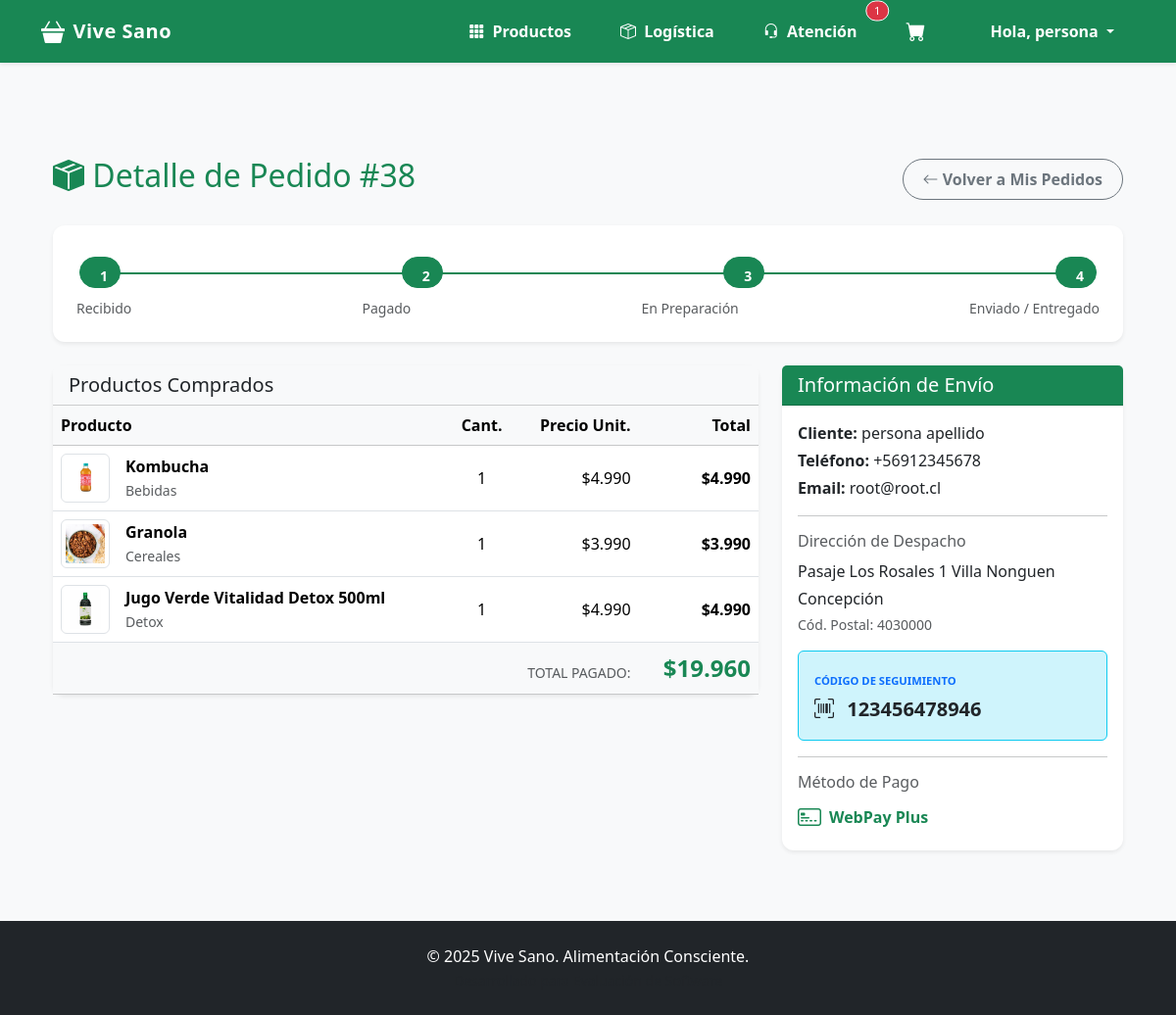
The app's page /mis-pedidos/detalle/38/ (signed in) with its own data.
### gestion/models.py (models this page shows, shortened)
class Pedido(models.Model):
    ESTADO_CHOICES = [
        ('Pendiente', 'Pendiente'),
        ('En Preparacion', 'En Preparación'),
        ('En Espera Faltante', 'En espera por faltante'),
        ('Despachado', 'Despachado'),
        ('Entregado', 'Entregado'),
        ('Cancelado', 'Cancelado'),
        ('Reserva Pendiente', 'Reserva Solicitada a Soporte'),
        ('Reserva En Camino', 'Producto Solicitado al Proveedor'),
        ('Reserva Disponible', 'Disponible para Pago'),
    ]
    TIPO_ENTREGA_CHOICES = [
        ('Despacho', 'Despacho a Domicilio'),
        ('Retiro', 'Retiro en Tienda'),
    ]
    cliente = models.ForeignKey(Cliente, on_delete=models.SET_NULL, null=True, blank=True)
    fecha = models.DateTimeField(auto_now_add=True)
    total = models.DecimalField(max_digits=10, decimal_places=2, default=0.00)
    estado = models.CharField(max_length=50, choices=ESTADO_CHOICES, default='Pendiente')
    codigo_seguimiento = models.CharField(max_length=50, blank=True, null=True)
    tipo_entrega = models.CharField(max_length=20, choices=TIPO_ENTREGA_CHOICES, default='Despacho')
    es_reserva = models.BooleanField(default=False, verbose_name="Es Reserva")

class Cliente(models.Model):
    user = models.OneToOneField(User, on_delete=models.CASCADE, null=True, blank=True)
    rut = models.CharField(max_length=12, blank=True, null=True, unique=True, verbose_name="RUT")
    nombre = models.CharField(max_length=100)
    apellido = models.CharField(max_length=100)
    email = models.EmailField(unique=True)
    telefono = models.CharField(max_length=15, blank=True)
    direccion = models.CharField(max_length=255, blank=True)
    comuna = models.CharField(max_length=100, blank=True)
    codigo_postal = models.CharField(max_length=10, blank=True)

class DetallePedido(models.Model):
    pedido = models.ForeignKey(Pedido, related_name='detalles', on_delete=models.CASCADE)
    producto = models.ForeignKey(Producto, on_delete=models.PROTECT) # Evita borrar producto si está en un pedido
    cantidad = models.IntegerField(default=1)
    precio_unitario = models.DecimalField(max_digits=10, decimal_places=2)

class Producto(models.Model):
    nombre = models.CharField(max_length=100)
    descripcion = models.TextField(blank=True, null=True)
    precio = models.DecimalField(max_digits=10, decimal_places=2) # Usamos Decimal para dinero
    stock = models.IntegerField(default=0)
    categoria = models.CharField(max_length=50, blank=True)
    imagen = models.ImageField(upload_to='productos/', null=True, blank=True)

### core/views.py (the view)
# urls.py: path('mis-pedidos/detalle/<int:pedido_id>/', views.detalle_pedido_cliente, name='detalle_pedido_cliente'),
@login_required
def detalle_pedido_cliente(request, pedido_id):
    try:
        cliente = Cliente.objects.get(user=request.user)
        pedido = get_object_or_404(Pedido, id=pedido_id, cliente=cliente)
    except Cliente.DoesNotExist: return redirect('core:home')
    estado = pedido.estado
    progreso = {
        'recibido': True,
        'pagado': 'Pagado' in estado or 'Preparacion' in estado or 'Despachado' in estado,
        'preparacion': 'Preparacion' in estado or 'Despachado' in estado,
        'despachado': 'Despachado' in estado
    }
    return render(request, 'core/detalle_pedido_cliente.html', {'pedido': pedido, 'progreso': progreso})

### core/templatetags/auth_extras.py (called while the page is built)
@register.filter(name='has_group')
def has_group(user, group_name):
    try:
        group = Group.objects.get(name=group_name)
    except Group.DoesNotExist:
        return False
    return group in user.groups.all()

### core/templatetags/filtros_extra.py (called while the page is built)
@register.filter
def clp(value):
    try:
        value = int(value) # Quitamos decimales (.00)
        return "${:,.0f}".format(value).replace(",", ".")
    except (ValueError, TypeError):
        return value

### core/templates/core/detalle_pedido_cliente.html (shortened to what this page needs)
{% extends 'base.html' %}
{% load filtros_extra %}
{% block content %}
<div class="container mt-5">
    <div class="d-flex justify-content-between align-items-center mb-4">
        <h2 class="text-success"><i class="bi bi-box-seam-fill"></i> Detalle de Pedido #{{ pedido.id }}</h2>
        <a href="{% url 'core:mis_pedidos' %}" class="btn btn-outline-secondary">
            <i class="bi bi-arrow-left"></i> Volver a Mis Pedidos
        </a>
    </div>
    {% if 'Reserva' not in pedido.estado %}
        <div class="card shadow-sm mb-4 border-0">
            <div class="card-body p-4">
                <div class="position-relative m-4">
                    <div class="progress" style="height: 2px;">
                        <div class="progress-bar bg-success" role="progressbar" style="width: {% if progreso.despachado %}100%{% elif progreso.preparacion %}66%{% elif progreso.pagado %}33%{% else %}0%{% endif %};"></div>
                    </div>
                    <div class="position-absolute top-0 start-0 translate-middle btn btn-sm {% if progreso.recibido %}btn-success{% else %}btn-secondary{% endif %} rounded-pill" style="width: 2rem; height:2rem;">1</div>
                    <div class="position-absolute top-0 start-33 translate-middle btn btn-sm {% if progreso.pagado %}btn-success{% else %}btn-secondary{% endif %} rounded-pill" style="left: 33%; width: 2rem; height:2rem;">2</div>
                    <div class="position-absolute top-0 start-66 translate-middle btn btn-sm {% if progreso.preparacion %}btn-success{% else %}btn-secondary{% endif %} rounded-pill" style="left: 66%; width: 2rem; height:2rem;">3</div>
                    <div class="position-absolute top-0 start-100 translate-middle btn btn-sm {% if progreso.despachado %}btn-success{% else %}btn-secondary{% endif %} rounded-pill" style="width: 2rem; height:2rem;">4</div>
                </div>
                <div class="d-flex justify-content-between text-muted small mt-2">
                    <span>Recibido</span>
                    <span>Pagado</span>
                    <span>En Preparación</span>
                    <span>Enviado / Entregado</span>
                </div>
            </div>
        </div>
    {% endif %}
    <div class="row">
        <div class="col-md-4 order-md-2 mb-4">
            <div class="card shadow-sm border-0 h-100">
                <div class="card-header bg-success text-white">
                    <h5 class="mb-0">Información de Envío</h5>
                </div>
                <div class="card-body">
                    <p class="mb-1"><strong>Cliente:</strong> {{ pedido.cliente.nombre }} {{ pedido.cliente.apellido }}</p>
                    <p class="mb-1"><strong>Teléfono:</strong> {{ pedido.cliente.telefono }}</p>
                    <p class="mb-1"><strong>Email:</strong> {{ pedido.cliente.email }}</p>
                    <hr>
                    <h6 class="text-muted">Dirección de Despacho</h6>
                    <p class="mb-1">{{ pedido.cliente.direccion }}</p>
                    <p class="mb-1">{{ pedido.cliente.comuna }}</p>
                    <p class="mb-3 text-muted small">Cód. Postal: {{ pedido.cliente.codigo_postal }}</p>
                    {% if pedido.tipo_entrega == 'Retiro' %}
                        <div class="card bg-info bg-opacity-10 border-info mt-3">
                            <div class="card-body">
                                <h6 class="card-title text-info fw-bold mb-2">MÉTODO DE ENTREGA</h6>
                                <div class="d-flex align-items-center">
                                    <i class="bi bi-shop fs-1 me-3 text-info"></i>
                                    <div>
                                        <h4 class="mb-0 fw-bold text-dark">Retiro en Tienda</h4>
                                        <small class="text-muted">Sucursal Concepción</small>
                                    </div>
                                </div>
                            </div>
                        </div>
                    {% else %}
                        {% if pedido.codigo_seguimiento %}
                            <div class="p-3 mt-3 mb-3 bg-info-subtle border border-info rounded">
                                <small class="fw-bold text-uppercase text-primary" style="font-size: 0.7rem;">Código de Seguimiento</small>
                                <div class="fs-5 fw-bold text-dark mt-1 text-break">
                                    <i class="bi bi-upc-scan me-2"></i> {{ pedido.codigo_seguimiento }}
                                </div>
                            </div>
                        {% endif %}
                    {% endif %}
                    <hr>
                    <h6 class="text-muted mt-3">Método de Pago</h6>
                    {% if 'WebPay' in pedido.estado %}
                        <div class="d-flex align-items-center text-success fw-bold">
                            <i class="bi bi-credit-card-2-front fs-4 me-2"></i> WebPay Plus
                        </div>
                    {% elif 'Transferencia' in pedido.estado %}
                        <div class="d-flex align-items-center text-secondary">
                            <i class="bi bi-cash-coin fs-4 me-2"></i> Transferencia
                        </div>
                    {% else %}
                         <div class="d-flex align-items-center text-warning">
                            <i class="bi bi-hourglass-split fs-4 me-2"></i> Pendiente / Reserva
                        </div>
                    {% endif %}
                </div>
            </div>
        </div>
        <div class="col-md-8 order-md-1">
            <div class="card shadow-sm border-0">
                <div class="card-header bg-light">
                    <h5 class="mb-0">Productos Comprados</h5>
                </div>
                <div class="card-body p-0">
                    <table class="table table-hover align-middle mb-0">
                        <thead class="table-light">
                            <tr>
                                <th>Producto</th>
                                <th class="text-center">Cant.</th>
                                <th class="text-end">Precio Unit.</th>
                                <th class="text-end">Total</th>
                            </tr>
                        </thead>
                        <tbody>
                            {% for detalle in pedido.detalles.all %}
                            <tr>
                                <td>
                                    <div class="d-flex align-items-center">
                                        <div class="me-3 border rounded p-1 bg-white" style="width: 50px; height: 50px;">
                                            {% if detalle.producto.imagen %}
                                                <img src="{{ detalle.producto.imagen.url }}" alt="{{ detalle.producto.nombre }}" class="w-100 h-100" style="object-fit: contain;">
                                            {% else %}
                                                <div class="w-100 h-100 d-flex align-items-center justify-content-center text-muted">
                                                    <i class="bi bi-image"></i>
                                                </div>
                                            {% endif %}
                                        </div>
                                        <div>
                                            <div class="fw-bold">{{ detalle.producto.nombre }}</div>
                                            <small class="text-muted">{{ detalle.producto.categoria }}</small>
                                        </div>
                                    </div>
                                </td>
                                <td class="text-center">{{ detalle.cantidad }}</td>
                                <td class="text-end">{{ detalle.precio_unitario|clp }}</td>
                                <td class="text-end fw-bold">
                                    {% widthratio detalle.precio_unitario 1 detalle.cantidad as subtotal %}
                                    {{ subtotal|clp }}
                                </td>
                            </tr>
                            {% endfor %}
                        </tbody>
                        <tfoot class="table-light">
                            <tr>
                                <td colspan="3" class="text-end text-uppercase text-muted small pt-3">Total Pagado:</td>
                                <td class="text-end fs-4 fw-bold text-success">{{ pedido.total|clp }}</td>
                            </tr>
                        </tfoot>
                    </table>
                </div>
            </div>
        </div>
    </div>
</div>
{% endblock %}

### templates/base.html (shortened to what this page needs)
{% load static %}
{% load auth_extras %} <!DOCTYPE html>
<html lang="es">
<head>
    <link href="https://cdn.jsdelivr.net/npm/bootstrap@5.3.2/dist/css/bootstrap.min.css" rel="stylesheet">
    <link rel="stylesheet" href="https://cdn.jsdelivr.net/npm/bootstrap-icons@1.11.3/font/bootstrap-icons.css">
    <link rel="stylesheet" href="https://cdn.jsdelivr.net/gh/lipis/flag-icons@6.6.6/css/flag-icons.min.css"/>
    <link rel="stylesheet" href="{% static 'css/styles.css' %}">
</head>
<body class="d-flex flex-column min-vh-100">
    <nav class="navbar navbar-expand-lg navbar-dark bg-success sticky-top shadow-sm">
      <div class="container">
        <a class="navbar-brand d-flex align-items-center" href="{% url 'core:home' %}">
            <i class="bi bi-basket3-fill me-2 fs-4"></i>
            <span>Vive Sano</span>
        </a>
        <div class="collapse navbar-collapse" id="navbarNav">
          <ul class="navbar-nav ms-auto align-items-center gap-2">
            <li class="nav-item">
                <a class="nav-link" href="{% url 'core:catalogo' %}">
                    <i class="bi bi-grid-3x3-gap-fill me-1"></i> Productos
                </a>
            </li>
            {% if user.is_staff %}
                {% if request.user|has_group:"Logistica" or user.is_superuser %}
                    <li class="nav-item position-relative">
                        <a class="nav-link" href="{% url 'dashboard_logistica' %}">
                            <i class="bi bi-box-seam me-1"></i> Logística
                        </a>
                    </li>
                {% endif %}
                {% if request.user|has_group:"Atencion al cliente" or user.is_superuser %}
                    <li class="nav-item position-relative">
                        <a class="nav-link" href="{% url 'dashboard_atencion' %}">
                            <i class="bi bi-headset me-1"></i> Atención
                        </a>
                        {% if cant_atencion > 0 %}
                        <span class="position-absolute top-0 start-100 translate-middle badge rounded-pill bg-danger border border-light" style="font-size: 0.7rem;">
                            {{ cant_atencion }}
                        </span>
                        {% endif %}
                    </li>
                {% endif %}
            {% endif %}
            <li class="nav-item position-relative me-2">
                <a href="{% url 'core:ver_carrito' %}" class="nav-link">
                    <i class="bi bi-cart-fill fs-5"></i>
                </a>
            </li>
            {% if user.is_authenticated %}
                <li class="nav-item dropdown ms-2">
                    <a class="nav-link dropdown-toggle" href="#" role="button" data-bs-toggle="dropdown">
                        Hola, {{ user.first_name|default:user.username }}
                    </a>
                </li>
            {% endif %}
          </ul>
        </div>
      </div>
    </nav>
    <main class="container my-5 flex-grow-1">
        {% block content %}{% endblock %}
    </main>
    <footer class="bg-dark text-white text-center py-4 mt-auto">
        <div class="container">
            <p class="mb-0">&copy; 2025 Vive Sano. Alimentación Consciente.</p>
            <small class="text-muted">Desarrollado para Evaluación de Software</small>
        </div>
    </footer>
</body>
</html>

### static/css/styles.css (style rules this page uses)
body { background-color: #f8f9fa; font-family: 'Segoe UI', Tahoma, Geneva, Verdana, sans-serif; }
.navbar-brand { font-weight: 700; letter-spacing: 0.5px; }
.navbar-nav .nav-link { color: white !important; font-weight: 600; padding: 8px 20px !important; border-radius: 50px; transition: all 0.3s ease; border: 1px solid transparent; }
.card { border: none; border-radius: 12px; transition: transform 0.2s ease, box-shadow 0.2s ease; }
.btn { border-radius: 50px; padding: 8px 20px; font-weight: 600; }
.badge { font-weight: 500; letter-spacing: 0.5px; }

### records on screen
Pedido: id "38", cliente.nombre "persona", cliente.apellido "apellido", cliente.telefono "+56912345678", cliente.email "root@root.cl", cliente.direccion "Pasaje Los Rosales 1 Villa Nonguen", cliente.comuna "Concepción", cliente.codigo_postal "4030000", codigo_seguimiento "123456478946", total|clp "$19.960"
DetallePedido: producto.imagen (picture), producto.nombre "Kombucha", producto.categoria "Bebidas", cantidad "1", precio_unitario|clp "$4.990", subtotal "$4.990"
DetallePedido: producto.imagen (picture), producto.nombre "Granola", producto.categoria "Cereales", cantidad "1", precio_unitario|clp "$3.990", subtotal "$3.990"
DetallePedido: producto.imagen (picture), producto.nombre "Jugo Verde Vitalidad Detox 500ml", producto.categoria "Detox", cantidad "1", precio_unitario|clp "$4.990", subtotal "$4.990"

### other values on screen
{{ cant_atencion }} "1"
{{ user.first_name|default:user.username }} "persona"
